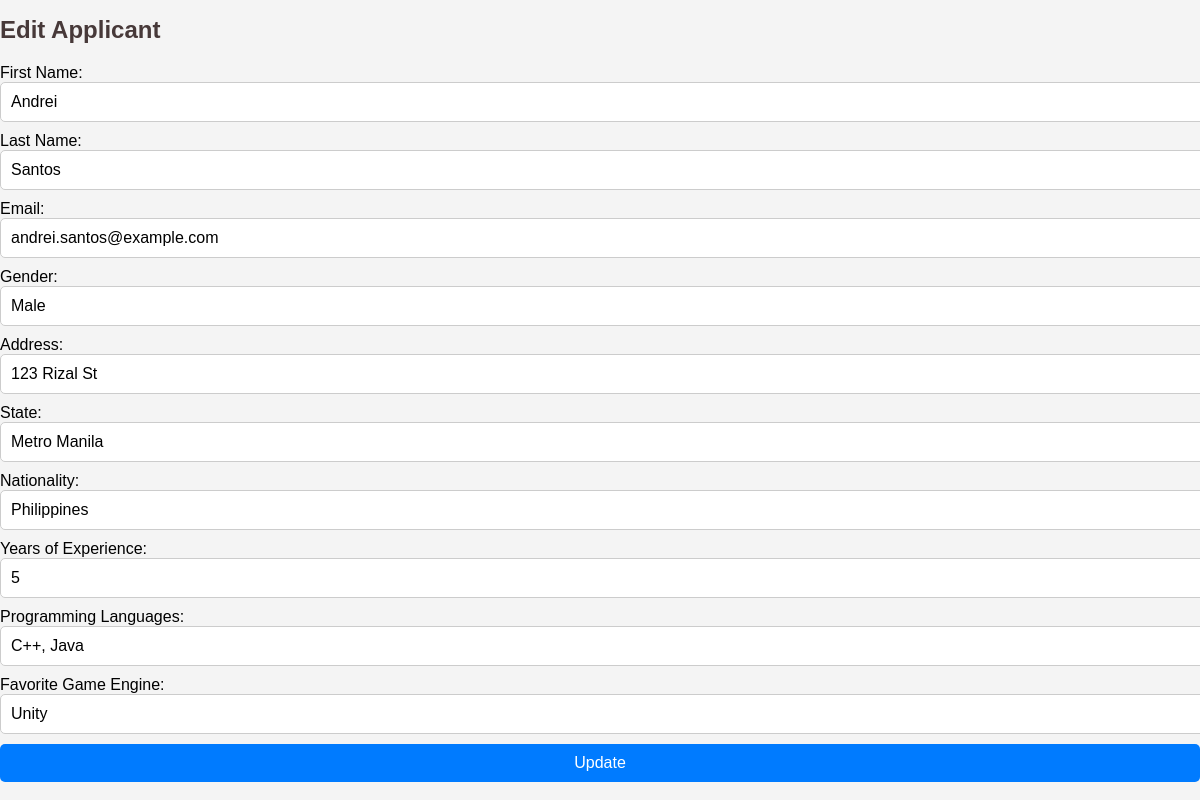
The page /edit.php?id=1 on the database its author committed.
### tables this page shows
CREATE TABLE game_developer_applicants (
    id INT AUTO_INCREMENT PRIMARY KEY,
    first_name VARCHAR(255),
    last_name VARCHAR(255),
    email VARCHAR(255),
    gender VARCHAR(50),
    address VARCHAR(255),
    state VARCHAR(100),
    nationality VARCHAR(100),
    years_of_experience INT,
    programming_languages VARCHAR(255),
    favorite_game_engine VARCHAR(255),
    date_added TIMESTAMP DEFAULT CURRENT_TIMESTAMP
);

### core/models.php (called while the page is built, shortened)
<?php
function getUserByID($pdo, $id) {
    $sql = "SELECT * FROM game_developer_applicants WHERE id = ?";
    $stmt = $pdo->prepare($sql);
    $executeQuery = $stmt->execute([$id]);
    if ($executeQuery) {
        $user = $stmt->fetch(PDO::FETCH_ASSOC);
        if ($user) {
            return [
                'message' => 'User found successfully.',
                'statusCode' => 200,
                'querySet' => $user
            ];
        } else {
            return [
                'message' => 'User not found.',
                'statusCode' => 400
            ];
        }
    }
    return [
        'message' => 'Error retrieving user.',
        'statusCode' => 400
    ];
}
?>

### edit.php (the view, shortened to what this page needs)
<?php
require_once 'core/dbConfig.php';
require_once 'core/models.php';
if (isset($_GET['id'])) {
    $getUserResponse = getUserByID($pdo, $_GET['id']);
    if ($getUserResponse['statusCode'] == 200) {
        $user = $getUserResponse['querySet'];
    } else {
        echo "<p>Error: " . htmlspecialchars($getUserResponse['message']) . "</p>";
        exit();
    }
}
?>
<!DOCTYPE html>
<html lang="en">
<head>
    <link rel="stylesheet" href="styles.css">
</head>
<body>
    <h1>Edit Applicant</h1>
    <form action="core/handleForms.php" method="POST">
        <label for="first_name">First Name:</label>
        <input type="text" id="first_name" name="first_name" value="<?php echo htmlspecialchars($user['first_name']); ?>" required><br>
        <label for="last_name">Last Name:</label>
        <input type="text" id="last_name" name="last_name" value="<?php echo htmlspecialchars($user['last_name']); ?>" required><br>
        <label for="email">Email:</label>
        <input type="email" id="email" name="email" value="<?php echo htmlspecialchars($user['email']); ?>" required><br>
        <label for="gender">Gender:</label>
        <input type="text" id="gender" name="gender" value="<?php echo htmlspecialchars($user['gender']); ?>" required><br>
        <label for="address">Address:</label>
        <input type="text" id="address" name="address" value="<?php echo htmlspecialchars($user['address']); ?>" required><br>
        <label for="state">State:</label>
        <input type="text" id="state" name="state" value="<?php echo htmlspecialchars($user['state']); ?>" required><br>
        <label for="nationality">Nationality:</label>
        <input type="text" id="nationality" name="nationality" value="<?php echo htmlspecialchars($user['nationality']); ?>" required><br>
        <label for="years_of_experience">Years of Experience:</label>
        <input type="text" id="years_of_experience" name="years_of_experience" value="<?php echo htmlspecialchars($user['years_of_experience']); ?>" required><br>
        <label for="programming_languages">Programming Languages:</label>
        <input type="text" id="programming_languages" name="programming_languages" value="<?php echo htmlspecialchars($user['programming_languages']); ?>" required><br>
        <label for="favorite_game_engine">Favorite Game Engine:</label>
        <input type="text" id="favorite_game_engine" name="favorite_game_engine" value="<?php echo htmlspecialchars($user['favorite_game_engine']); ?>" required><br>
        <input type="submit" name="editUserBtn" value="Update">
    </form>
</body>
</html>

### styles.css (style rules this page uses)
body { font-family: Arial, sans-serif; background-color: #f4f4f4; margin: 0; padding: 0; }
h1, h2 { color: #473939; }
h1 { font-size: 24px; margin-bottom: 20px; }
form { margin-top: 20px; }
input[type="text"], input[type="email"], input[type="submit"] { width: 100%; padding: 10px; margin-bottom: 10px; border-radius: 5px; border: 1px solid #ccc; font-size: 16px; }
input[type="submit"] { background-color: #007BFF; color: white; cursor: pointer; border: none; transition: background-color 0.3s ease; }

### rows shown on the page
game_developer_applicants: first_name "Andrei", last_name "Santos", email "andrei.santos@example.com", gender "Male", address "123 Rizal St", state "Metro Manila", nationality "Philippines", years_of_experience "5", programming_languages "C++, Java", favorite_game_engine "Unity"
